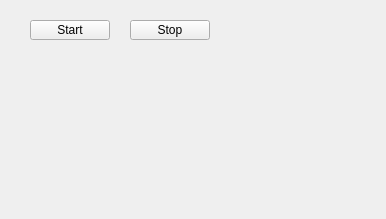
<?xml version="1.0" encoding="UTF-8"?>
<ui version="4.0">
 <class>Widget</class>
 <widget class="QWidget" name="Widget">
  <property name="geometry">
   <rect>
    <x>0</x>
    <y>0</y>
    <width>386</width>
    <height>219</height>
   </rect>
  </property>
  <property name="windowTitle">
   <string>Widget</string>
  </property>
  <widget class="QPushButton" name="startButton">
   <property name="geometry">
    <rect>
     <x>30</x>
     <y>20</y>
     <width>80</width>
     <height>20</height>
    </rect>
   </property>
   <property name="text">
    <string>Start</string>
   </property>
  </widget>
  <widget class="QPushButton" name="stopButton">
   <property name="geometry">
    <rect>
     <x>130</x>
     <y>20</y>
     <width>80</width>
     <height>20</height>
    </rect>
   </property>
   <property name="text">
    <string>Stop</string>
   </property>
  </widget>
  <widget class="QLabel" name="label">
   <property name="geometry">
    <rect>
     <x>30</x>
     <y>50</y>
     <width>241</width>
     <height>71</height>
    </rect>
   </property>
   <property name="text">
    <string/>
   </property>
   <property name="scaledContents">
    <bool>false</bool>
   </property>
  </widget>
 </widget>
 <resources/>
 <connections/>
</ui>
